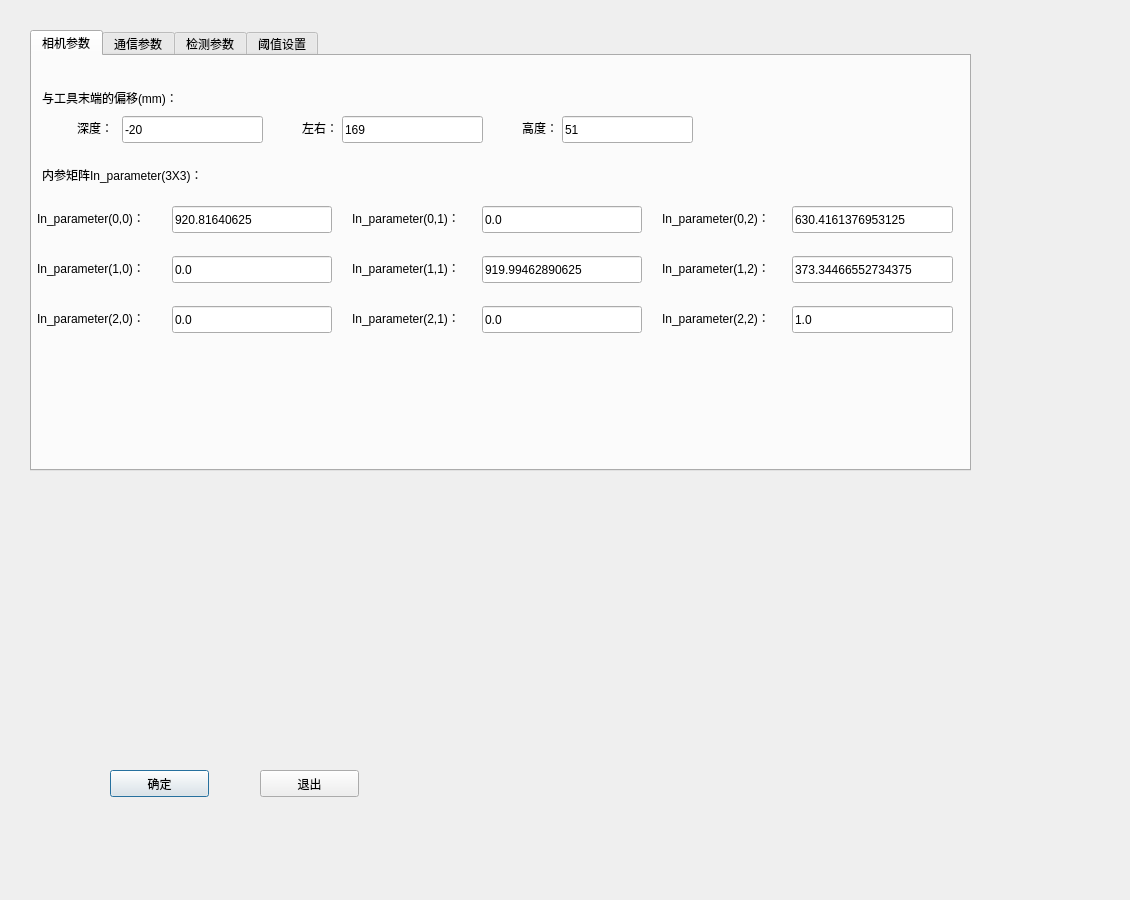
<?xml version="1.0" encoding="UTF-8"?>
<ui version="4.0">
 <class>Dialogparaset</class>
 <widget class="QDialog" name="Dialogparaset">
  <property name="geometry">
   <rect>
    <x>0</x>
    <y>0</y>
    <width>1130</width>
    <height>900</height>
   </rect>
  </property>
  <property name="windowTitle">
   <string>Dialog</string>
  </property>
  <widget class="QPushButton" name="pushButton">
   <property name="geometry">
    <rect>
     <x>110</x>
     <y>770</y>
     <width>99</width>
     <height>27</height>
    </rect>
   </property>
   <property name="text">
    <string>确定</string>
   </property>
  </widget>
  <widget class="QPushButton" name="pushButton_2">
   <property name="geometry">
    <rect>
     <x>260</x>
     <y>770</y>
     <width>99</width>
     <height>27</height>
    </rect>
   </property>
   <property name="text">
    <string>退出</string>
   </property>
  </widget>
  <widget class="QTabWidget" name="tabWidget">
   <property name="enabled">
    <bool>true</bool>
   </property>
   <property name="geometry">
    <rect>
     <x>30</x>
     <y>30</y>
     <width>941</width>
     <height>441</height>
    </rect>
   </property>
   <property name="currentIndex">
    <number>0</number>
   </property>
   <widget class="QWidget" name="tab_3">
    <attribute name="title">
     <string>相机参数</string>
    </attribute>
    <widget class="QLabel" name="label_4">
     <property name="geometry">
      <rect>
       <x>10</x>
       <y>30</y>
       <width>171</width>
       <height>23</height>
      </rect>
     </property>
     <property name="text">
      <string>与工具末端的偏移(mm)：</string>
     </property>
    </widget>
    <widget class="QLineEdit" name="lineEditdx">
     <property name="geometry">
      <rect>
       <x>90</x>
       <y>60</y>
       <width>141</width>
       <height>27</height>
      </rect>
     </property>
     <property name="text">
      <string>-20</string>
     </property>
    </widget>
    <widget class="QLabel" name="label_5">
     <property name="geometry">
      <rect>
       <x>45</x>
       <y>60</y>
       <width>41</width>
       <height>23</height>
      </rect>
     </property>
     <property name="text">
      <string>深度：</string>
     </property>
    </widget>
    <widget class="QLabel" name="label_6">
     <property name="geometry">
      <rect>
       <x>270</x>
       <y>60</y>
       <width>41</width>
       <height>23</height>
      </rect>
     </property>
     <property name="text">
      <string>左右：</string>
     </property>
    </widget>
    <widget class="QLineEdit" name="lineEditdy">
     <property name="geometry">
      <rect>
       <x>310</x>
       <y>60</y>
       <width>141</width>
       <height>27</height>
      </rect>
     </property>
     <property name="text">
      <string>169</string>
     </property>
    </widget>
    <widget class="QLabel" name="label_7">
     <property name="geometry">
      <rect>
       <x>490</x>
       <y>60</y>
       <width>41</width>
       <height>23</height>
      </rect>
     </property>
     <property name="text">
      <string>高度：</string>
     </property>
    </widget>
    <widget class="QLineEdit" name="lineEditdz">
     <property name="geometry">
      <rect>
       <x>530</x>
       <y>60</y>
       <width>131</width>
       <height>27</height>
      </rect>
     </property>
     <property name="text">
      <string>51</string>
     </property>
    </widget>
    <widget class="QLabel" name="label">
     <property name="geometry">
      <rect>
       <x>10</x>
       <y>110</y>
       <width>201</width>
       <height>17</height>
      </rect>
     </property>
     <property name="text">
      <string>内参矩阵In_parameter(3X3)：</string>
     </property>
    </widget>
    <widget class="QLabel" name="label_9">
     <property name="geometry">
      <rect>
       <x>5</x>
       <y>150</y>
       <width>131</width>
       <height>23</height>
      </rect>
     </property>
     <property name="text">
      <string>In_parameter(0,0)：</string>
     </property>
    </widget>
    <widget class="QLineEdit" name="lineEditinpara00">
     <property name="geometry">
      <rect>
       <x>140</x>
       <y>150</y>
       <width>160</width>
       <height>27</height>
      </rect>
     </property>
     <property name="text">
      <string>920.81640625</string>
     </property>
    </widget>
    <widget class="QLineEdit" name="lineEditinpara01">
     <property name="geometry">
      <rect>
       <x>450</x>
       <y>150</y>
       <width>160</width>
       <height>27</height>
      </rect>
     </property>
     <property name="text">
      <string>0.0</string>
     </property>
    </widget>
    <widget class="QLabel" name="label_10">
     <property name="geometry">
      <rect>
       <x>320</x>
       <y>150</y>
       <width>131</width>
       <height>23</height>
      </rect>
     </property>
     <property name="text">
      <string>In_parameter(0,1)：</string>
     </property>
    </widget>
    <widget class="QLineEdit" name="lineEditinpara02">
     <property name="geometry">
      <rect>
       <x>760</x>
       <y>150</y>
       <width>161</width>
       <height>27</height>
      </rect>
     </property>
     <property name="text">
      <string>630.4161376953125</string>
     </property>
    </widget>
    <widget class="QLabel" name="label_11">
     <property name="geometry">
      <rect>
       <x>630</x>
       <y>150</y>
       <width>131</width>
       <height>23</height>
      </rect>
     </property>
     <property name="text">
      <string>In_parameter(0,2)：</string>
     </property>
    </widget>
    <widget class="QLineEdit" name="lineEditinpara11">
     <property name="geometry">
      <rect>
       <x>450</x>
       <y>200</y>
       <width>160</width>
       <height>27</height>
      </rect>
     </property>
     <property name="text">
      <string>919.99462890625</string>
     </property>
    </widget>
    <widget class="QLineEdit" name="lineEditinpara12">
     <property name="geometry">
      <rect>
       <x>760</x>
       <y>200</y>
       <width>161</width>
       <height>27</height>
      </rect>
     </property>
     <property name="text">
      <string>373.34466552734375</string>
     </property>
    </widget>
    <widget class="QLabel" name="label_12">
     <property name="geometry">
      <rect>
       <x>320</x>
       <y>200</y>
       <width>131</width>
       <height>23</height>
      </rect>
     </property>
     <property name="text">
      <string>In_parameter(1,1)：</string>
     </property>
    </widget>
    <widget class="QLineEdit" name="lineEditinpara10">
     <property name="geometry">
      <rect>
       <x>140</x>
       <y>200</y>
       <width>160</width>
       <height>27</height>
      </rect>
     </property>
     <property name="text">
      <string>0.0</string>
     </property>
    </widget>
    <widget class="QLabel" name="label_13">
     <property name="geometry">
      <rect>
       <x>630</x>
       <y>200</y>
       <width>131</width>
       <height>23</height>
      </rect>
     </property>
     <property name="text">
      <string>In_parameter(1,2)：</string>
     </property>
    </widget>
    <widget class="QLabel" name="label_14">
     <property name="geometry">
      <rect>
       <x>5</x>
       <y>200</y>
       <width>131</width>
       <height>23</height>
      </rect>
     </property>
     <property name="text">
      <string>In_parameter(1,0)：</string>
     </property>
    </widget>
    <widget class="QLineEdit" name="lineEditinpara20">
     <property name="geometry">
      <rect>
       <x>140</x>
       <y>250</y>
       <width>160</width>
       <height>27</height>
      </rect>
     </property>
     <property name="text">
      <string>0.0</string>
     </property>
    </widget>
    <widget class="QLabel" name="label_15">
     <property name="geometry">
      <rect>
       <x>630</x>
       <y>250</y>
       <width>131</width>
       <height>23</height>
      </rect>
     </property>
     <property name="text">
      <string>In_parameter(2,2)：</string>
     </property>
    </widget>
    <widget class="QLineEdit" name="lineEditinpara21">
     <property name="geometry">
      <rect>
       <x>450</x>
       <y>250</y>
       <width>160</width>
       <height>27</height>
      </rect>
     </property>
     <property name="text">
      <string>0.0</string>
     </property>
    </widget>
    <widget class="QLabel" name="label_16">
     <property name="geometry">
      <rect>
       <x>320</x>
       <y>250</y>
       <width>131</width>
       <height>23</height>
      </rect>
     </property>
     <property name="text">
      <string>In_parameter(2,1)：</string>
     </property>
    </widget>
    <widget class="QLineEdit" name="lineEditinpara22">
     <property name="geometry">
      <rect>
       <x>760</x>
       <y>250</y>
       <width>161</width>
       <height>27</height>
      </rect>
     </property>
     <property name="text">
      <string>1.0</string>
     </property>
    </widget>
    <widget class="QLabel" name="label_25">
     <property name="geometry">
      <rect>
       <x>5</x>
       <y>250</y>
       <width>131</width>
       <height>23</height>
      </rect>
     </property>
     <property name="text">
      <string>In_parameter(2,0)：</string>
     </property>
    </widget>
   </widget>
   <widget class="QWidget" name="tab_4">
    <attribute name="title">
     <string>通信参数</string>
    </attribute>
    <widget class="QLabel" name="label_18">
     <property name="geometry">
      <rect>
       <x>300</x>
       <y>30</y>
       <width>61</width>
       <height>27</height>
      </rect>
     </property>
     <property name="text">
      <string>端口号：</string>
     </property>
    </widget>
    <widget class="QLabel" name="label_17">
     <property name="geometry">
      <rect>
       <x>10</x>
       <y>30</y>
       <width>141</width>
       <height>27</height>
      </rect>
     </property>
     <property name="text">
      <string>ROS移动机器人 IP：</string>
     </property>
    </widget>
    <widget class="QLineEdit" name="lineEditpcip">
     <property name="enabled">
      <bool>true</bool>
     </property>
     <property name="geometry">
      <rect>
       <x>110</x>
       <y>190</y>
       <width>121</width>
       <height>27</height>
      </rect>
     </property>
     <property name="text">
      <string>192.168.1.101</string>
     </property>
    </widget>
    <widget class="QLabel" name="label_41">
     <property name="geometry">
      <rect>
       <x>29</x>
       <y>190</y>
       <width>91</width>
       <height>27</height>
      </rect>
     </property>
     <property name="text">
      <string>PC IP地址：</string>
     </property>
    </widget>
    <widget class="QLineEdit" name="lineEditplcport">
     <property name="enabled">
      <bool>true</bool>
     </property>
     <property name="geometry">
      <rect>
       <x>370</x>
       <y>30</y>
       <width>121</width>
       <height>27</height>
      </rect>
     </property>
     <property name="text">
      <string>9600</string>
     </property>
    </widget>
    <widget class="QLineEdit" name="lineEditplcip">
     <property name="enabled">
      <bool>true</bool>
     </property>
     <property name="geometry">
      <rect>
       <x>150</x>
       <y>30</y>
       <width>121</width>
       <height>27</height>
      </rect>
     </property>
     <property name="text">
      <string>192.168.0.101</string>
     </property>
    </widget>
    <widget class="QLineEdit" name="lineEditplcip2">
     <property name="enabled">
      <bool>true</bool>
     </property>
     <property name="geometry">
      <rect>
       <x>150</x>
       <y>70</y>
       <width>121</width>
       <height>27</height>
      </rect>
     </property>
     <property name="text">
      <string>10.5.5.100</string>
     </property>
    </widget>
    <widget class="QLabel" name="label_19">
     <property name="geometry">
      <rect>
       <x>30</x>
       <y>70</y>
       <width>111</width>
       <height>27</height>
      </rect>
     </property>
     <property name="text">
      <string>JAKA控制器 IP：</string>
     </property>
    </widget>
    <widget class="QLabel" name="label_20">
     <property name="geometry">
      <rect>
       <x>300</x>
       <y>160</y>
       <width>61</width>
       <height>27</height>
      </rect>
     </property>
     <property name="text">
      <string>端口号：</string>
     </property>
    </widget>
    <widget class="QLineEdit" name="lineEditplcport2">
     <property name="enabled">
      <bool>true</bool>
     </property>
     <property name="geometry">
      <rect>
       <x>370</x>
       <y>160</y>
       <width>121</width>
       <height>27</height>
      </rect>
     </property>
     <property name="text">
      <string>9600</string>
     </property>
    </widget>
    <widget class="QLineEdit" name="lineEditplcip3">
     <property name="enabled">
      <bool>true</bool>
     </property>
     <property name="geometry">
      <rect>
       <x>130</x>
       <y>150</y>
       <width>121</width>
       <height>27</height>
      </rect>
     </property>
     <property name="text">
      <string>192.168.0.101</string>
     </property>
    </widget>
    <widget class="QLabel" name="label_21">
     <property name="geometry">
      <rect>
       <x>0</x>
       <y>150</y>
       <width>111</width>
       <height>27</height>
      </rect>
     </property>
     <property name="text">
      <string>下料视觉PLC IP：</string>
     </property>
    </widget>
    <widget class="QLabel" name="label_22">
     <property name="geometry">
      <rect>
       <x>300</x>
       <y>200</y>
       <width>61</width>
       <height>27</height>
      </rect>
     </property>
     <property name="text">
      <string>端口号：</string>
     </property>
    </widget>
    <widget class="QLineEdit" name="lineEditplcport3">
     <property name="enabled">
      <bool>true</bool>
     </property>
     <property name="geometry">
      <rect>
       <x>370</x>
       <y>200</y>
       <width>121</width>
       <height>27</height>
      </rect>
     </property>
     <property name="text">
      <string>9600</string>
     </property>
    </widget>
   </widget>
   <widget class="QWidget" name="tab_5">
    <attribute name="title">
     <string>检测参数</string>
    </attribute>
    <widget class="QCheckBox" name="checkBox">
     <property name="geometry">
      <rect>
       <x>120</x>
       <y>30</y>
       <width>141</width>
       <height>22</height>
      </rect>
     </property>
     <property name="text">
      <string>排片机视觉检测</string>
     </property>
    </widget>
    <widget class="QCheckBox" name="checkBox_2">
     <property name="geometry">
      <rect>
       <x>120</x>
       <y>60</y>
       <width>121</width>
       <height>22</height>
      </rect>
     </property>
     <property name="text">
      <string>清模视觉检测</string>
     </property>
    </widget>
    <widget class="QCheckBox" name="checkBox_3">
     <property name="geometry">
      <rect>
       <x>120</x>
       <y>90</y>
       <width>131</width>
       <height>22</height>
      </rect>
     </property>
     <property name="text">
      <string>CULL视觉检测</string>
     </property>
    </widget>
    <widget class="QCheckBox" name="checkBox_4">
     <property name="geometry">
      <rect>
       <x>120</x>
       <y>130</y>
       <width>151</width>
       <height>22</height>
      </rect>
     </property>
     <property name="text">
      <string>下料外观视觉检测</string>
     </property>
    </widget>
   </widget>
   <widget class="QWidget" name="tab">
    <attribute name="title">
     <string>阈值设置</string>
    </attribute>
    <widget class="QLabel" name="label_24">
     <property name="enabled">
      <bool>false</bool>
     </property>
     <property name="geometry">
      <rect>
       <x>10</x>
       <y>50</y>
       <width>121</width>
       <height>27</height>
      </rect>
     </property>
     <property name="text">
      <string>相机2检测阈值：</string>
     </property>
    </widget>
    <widget class="QLabel" name="label_23">
     <property name="geometry">
      <rect>
       <x>10</x>
       <y>20</y>
       <width>121</width>
       <height>27</height>
      </rect>
     </property>
     <property name="text">
      <string>相机1,2检测阈值：</string>
     </property>
    </widget>
    <widget class="QLineEdit" name="lineEditfreshold1">
     <property name="geometry">
      <rect>
       <x>130</x>
       <y>20</y>
       <width>121</width>
       <height>27</height>
      </rect>
     </property>
     <property name="text">
      <string>0.8</string>
     </property>
    </widget>
    <widget class="QLineEdit" name="lineEditfreshold2">
     <property name="enabled">
      <bool>false</bool>
     </property>
     <property name="geometry">
      <rect>
       <x>130</x>
       <y>50</y>
       <width>121</width>
       <height>27</height>
      </rect>
     </property>
     <property name="text">
      <string>0.75</string>
     </property>
    </widget>
    <widget class="QLineEdit" name="lineEditfreshold3">
     <property name="geometry">
      <rect>
       <x>400</x>
       <y>20</y>
       <width>121</width>
       <height>27</height>
      </rect>
     </property>
     <property name="text">
      <string>0.9</string>
     </property>
    </widget>
    <widget class="QLabel" name="label_40">
     <property name="geometry">
      <rect>
       <x>290</x>
       <y>20</y>
       <width>111</width>
       <height>27</height>
      </rect>
     </property>
     <property name="text">
      <string>相机3检测阈值：</string>
     </property>
    </widget>
    <widget class="QLineEdit" name="lineEditfreshold41">
     <property name="geometry">
      <rect>
       <x>180</x>
       <y>120</y>
       <width>71</width>
       <height>27</height>
      </rect>
     </property>
     <property name="text">
      <string>0.9</string>
     </property>
    </widget>
    <widget class="QLabel" name="label_42">
     <property name="geometry">
      <rect>
       <x>10</x>
       <y>120</y>
       <width>171</width>
       <height>27</height>
      </rect>
     </property>
     <property name="text">
      <string>相机4连接件相似度阈值：</string>
     </property>
    </widget>
    <widget class="QLabel" name="label_43">
     <property name="geometry">
      <rect>
       <x>10</x>
       <y>150</y>
       <width>171</width>
       <height>27</height>
      </rect>
     </property>
     <property name="text">
      <string>相机4连接件二值化阈值：</string>
     </property>
    </widget>
    <widget class="QLineEdit" name="lineEditfreshold42">
     <property name="geometry">
      <rect>
       <x>180</x>
       <y>150</y>
       <width>71</width>
       <height>27</height>
      </rect>
     </property>
     <property name="text">
      <string>7</string>
     </property>
    </widget>
    <widget class="QLineEdit" name="lineEditfreshold43">
     <property name="geometry">
      <rect>
       <x>440</x>
       <y>120</y>
       <width>81</width>
       <height>27</height>
      </rect>
     </property>
     <property name="text">
      <string>0.9</string>
     </property>
    </widget>
    <widget class="QLabel" name="label_44">
     <property name="geometry">
      <rect>
       <x>290</x>
       <y>120</y>
       <width>171</width>
       <height>27</height>
      </rect>
     </property>
     <property name="text">
      <string>相机4芯片相似度阈值：</string>
     </property>
    </widget>
    <widget class="QLabel" name="label_45">
     <property name="geometry">
      <rect>
       <x>290</x>
       <y>150</y>
       <width>161</width>
       <height>27</height>
      </rect>
     </property>
     <property name="text">
      <string>相机4芯片二值化阈值：</string>
     </property>
    </widget>
    <widget class="QLineEdit" name="lineEditfreshold44">
     <property name="geometry">
      <rect>
       <x>440</x>
       <y>150</y>
       <width>81</width>
       <height>27</height>
      </rect>
     </property>
     <property name="text">
      <string>7</string>
     </property>
    </widget>
   </widget>
  </widget>
 </widget>
 <resources/>
 <connections/>
</ui>
